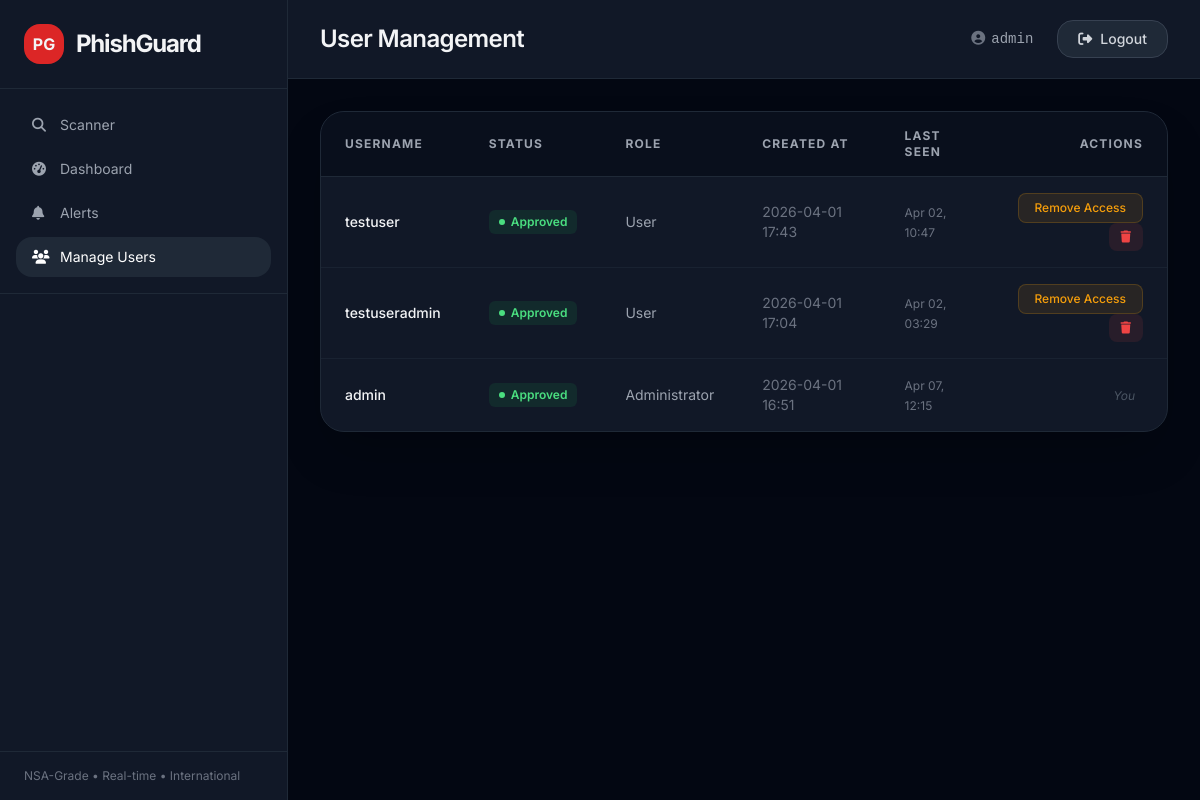
Before: /admin/users (signed in) with the older database file.
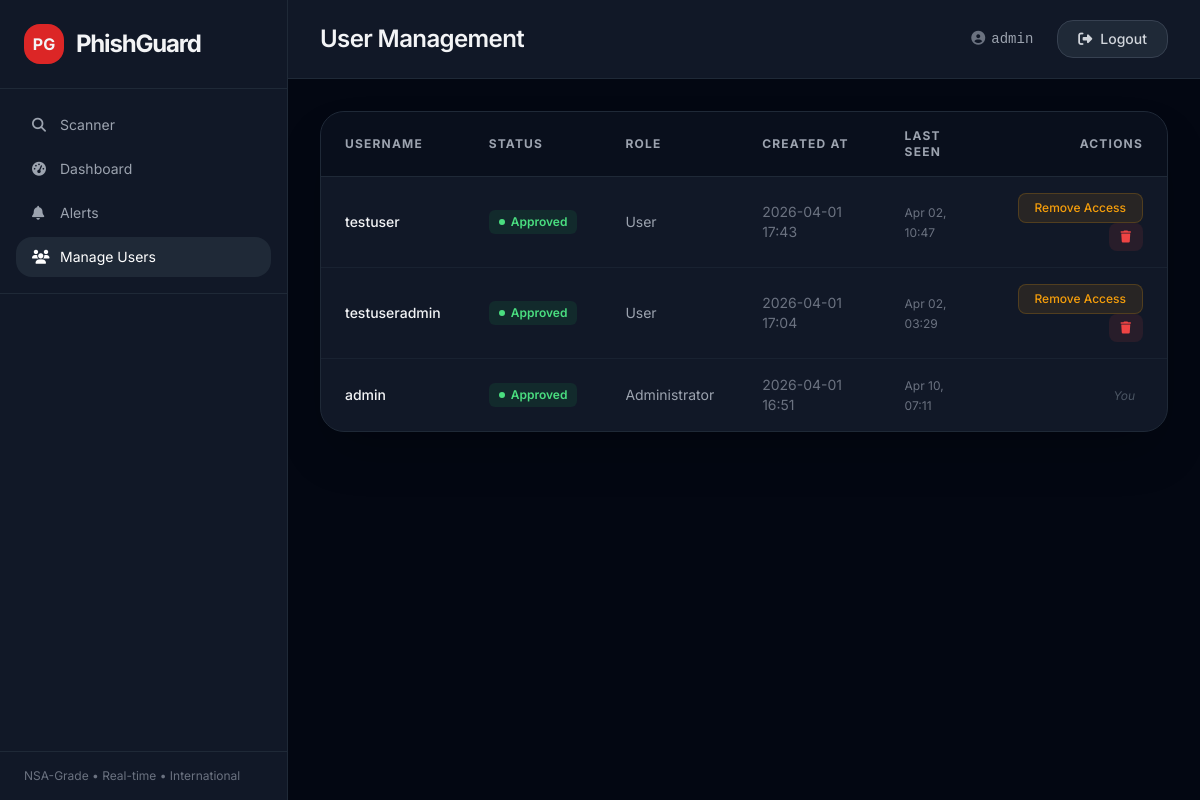
After: the same page with the newer database file.
### models.py (models this page shows)
class User(db.Model, UserMixin):
    id = db.Column(db.Integer, primary_key=True)
    username = db.Column(db.String(80), unique=True, nullable=False)
    password_hash = db.Column(db.String(255), nullable=False)
    is_approved = db.Column(db.Boolean, default=False)
    is_admin = db.Column(db.Boolean, default=False)
    created_at = db.Column(db.DateTime, default=datetime.utcnow)
    last_seen = db.Column(db.DateTime, default=datetime.utcnow)

### app.py (the view)
@app.route('/admin/users')
@login_required
def admin_users_page():
    if not current_user.is_admin:
        flash('Admin access required.', 'error')
        return redirect(url_for('dashboard'))
    from models import User
    users = User.query.order_by(User.created_at.desc()).all()
    now = datetime.utcnow()
    for u in users:
        u.is_online = u.last_seen and (now - u.last_seen).total_seconds() < 300
    return render_template('users.html', users=users)

### app.py (called while the page is built)
@login_manager.user_loader
def load_user(user_id):
    from models import User
    return db.session.get(User, int(user_id))

@event.listens_for(Engine, 'connect')
def set_sqlite_wal(dbapi_conn, connection_record):
    if isinstance(dbapi_conn, sqlite3.Connection):
        dbapi_conn.execute('PRAGMA journal_mode=WAL')
        dbapi_conn.execute('PRAGMA busy_timeout=10000')   # 10 000 ms

@app.before_request
def update_last_seen():
    if current_user.is_authenticated:
        current_user.last_seen = datetime.utcnow()
        db.session.commit()

@app.after_request
def add_header(response):
    response.headers['Cache-Control'] = 'no-store, no-cache, must-revalidate, max-age=0'
    response.headers['Pragma'] = 'no-cache'
    response.headers['Expires'] = '0'
    return response

### templates/users.html (shortened to what this page needs)
<!DOCTYPE html>
<html lang="en" class="dark">
<head>
    <script src="https://cdn.tailwindcss.com"></script>
    <link rel="stylesheet" href="https://cdnjs.cloudflare.com/ajax/libs/font-awesome/6.5.1/css/all.min.css">
</head>
<body class="bg-gray-950 text-gray-100 min-h-screen">
<div class="flex h-screen overflow-hidden">
    <aside class="w-72 bg-gray-900 border-r border-gray-800 flex flex-col flex-shrink-0">
        <div class="flex items-center gap-3 px-6 py-6 border-b border-gray-800">
            <div class="w-10 h-10 bg-red-600 rounded-2xl flex items-center justify-center font-bold text-base">PG</div>
            <h1 class="text-2xl font-bold tracking-tighter">PhishGuard</h1>
        </div>
        <nav class="px-4 py-4 space-y-1 border-b border-gray-800">
            <a href="/" class="flex items-center gap-3 px-4 py-2.5 rounded-2xl text-gray-400 hover:bg-gray-800 hover:text-white text-sm transition">
                <i class="fas fa-search w-4"></i> Scanner
            </a>
            <a href="/dashboard" class="flex items-center gap-3 px-4 py-2.5 rounded-2xl text-gray-400 hover:bg-gray-800 hover:text-white text-sm transition">
                <i class="fas fa-tachometer-alt w-4"></i> Dashboard
            </a>
            <a href="/alerts" class="flex items-center gap-3 px-4 py-2.5 rounded-2xl text-gray-400 hover:bg-gray-800 hover:text-white text-sm transition">
                <i class="fas fa-bell w-4"></i> Alerts
            </a>
            <a href="/admin/users" class="flex items-center gap-3 px-4 py-2.5 rounded-2xl bg-gray-800 text-white text-sm">
                <i class="fas fa-users w-4"></i> Manage Users
            </a>
        </nav>
        <div class="flex-1 flex flex-col min-h-0 px-4 py-4"></div>
        <div class="px-6 py-4 border-t border-gray-800 text-xs text-gray-500">
            NSA-Grade • Real-time • International
        </div>
    </aside>
    <div class="flex-1 flex flex-col overflow-hidden">
        <header class="bg-gray-900 border-b border-gray-800 px-8 py-5 flex items-center justify-between flex-shrink-0">
            <div class="flex items-center gap-3 min-w-0">
                <h2 class="text-2xl font-semibold tracking-tight truncate">
                    User Management
                </h2>
            </div>
            <div class="flex items-center gap-3">
                <span class="text-gray-400 font-mono text-sm pl-2 pr-1"><i class="fas fa-user-circle text-gray-500 mr-1.5"></i>{{ current_user.username }}</span>
                <a href="/logout"
                    class="bg-gray-800 text-gray-300 hover:bg-red-500/20 hover:text-red-400 border border-gray-700 hover:border-red-500/40 px-5 py-2 rounded-2xl text-sm font-medium flex items-center gap-2 transition ml-2">
                    <i class="fas fa-sign-out-alt"></i> Logout
                </a>
            </div>
        </header>
        <div class="flex-1 overflow-y-auto px-8 py-8 relative">
            <div class="bg-gray-900 rounded-3xl border border-gray-800 overflow-hidden shadow-2xl">
                <table class="w-full text-left border-collapse">
                    <thead>
                        <tr class="bg-gray-950/50 border-b border-gray-800 text-xs font-semibold text-gray-400 uppercase tracking-widest">
                            <th class="px-6 py-4">Username</th>
                            <th class="px-6 py-4">Status</th>
                            <th class="px-6 py-4">Role</th>
                            <th class="px-6 py-4">Created At</th>
                            <th class="px-6 py-4">Last Seen</th>
                            <th class="px-6 py-4 text-right">Actions</th>
                        </tr>
                    </thead>
                    <tbody class="divide-y divide-gray-800/60 text-sm">
                        {% for user in users %}
                        <tr class="hover:bg-gray-800/30 transition">
                            <td class="px-6 py-4 font-medium">{{ user.username }}</td>
                            <td class="px-6 py-4">
                                {% if user.is_approved %}
                                    <span class="inline-flex items-center gap-1.5 px-2.5 py-1 rounded-md bg-green-500/10 text-green-400 text-xs font-semibold">
                                        <div class="w-1.5 h-1.5 rounded-full bg-green-400"></div> Approved
                                    </span>
                                {% else %}
                                    <span class="inline-flex items-center gap-1.5 px-2.5 py-1 rounded-md bg-amber-500/10 text-amber-400 text-xs font-semibold">
                                        <div class="w-1.5 h-1.5 rounded-full bg-amber-400"></div> Pending
                                    </span>
                                {% endif %}
                            </td>
                            <td class="px-6 py-4 text-gray-400">
                                {% if user.is_admin %} Administrator {% else %} User {% endif %}
                            </td>
                            <td class="px-6 py-4 text-gray-500">{{ user.created_at.strftime('%Y-%m-%d %H:%M') }}</td>
                            <td class="px-6 py-4">
                                {% if user.is_online %}
                                    <span class="inline-flex items-center gap-1.5 px-2.5 py-1 rounded-md bg-green-500/10 text-green-400 text-xs font-semibold">
                                        <div class="w-1.5 h-1.5 rounded-full bg-green-400 animate-pulse"></div> Online
                                    </span>
                                {% else %}
                                    <span class="text-gray-500 text-xs">{{ user.last_seen.strftime('%b %d, %H:%M') if user.last_seen else 'Never' }}</span>
                                {% endif %}
                            </td>
                            <td class="px-6 py-4 text-right space-x-2">
                                {% if current_user.id != user.id %}
                                    {% if not user.is_approved %}
                                    <button onclick="approveUser({{ user.id }})" id="btn-approve-{{ user.id }}" class="bg-emerald-600 hover:bg-emerald-500 text-white px-4 py-1.5 rounded-lg text-xs font-medium transition">
                                        Approve Access
                                    </button>
                                    {% else %}
                                    <button onclick="revokeUser({{ user.id }})" id="btn-revoke-{{ user.id }}" class="bg-amber-500/10 hover:bg-amber-500/20 text-amber-500 hover:text-amber-400 border border-amber-500/20 px-4 py-1.5 rounded-lg text-xs font-medium transition">
                                        Remove Access
                                    </button>
                                    {% endif %}
                                    <button onclick="deleteUser({{ user.id }})" id="btn-delete-{{ user.id }}" class="bg-red-500/10 hover:bg-red-600 text-red-500 hover:text-white px-3 py-1.5 rounded-lg text-xs font-medium transition" title="Delete User">
                                        <i class="fas fa-trash"></i>
                                    </button>
                                {% else %}
                                    <span class="text-gray-600 italic text-xs mr-2">You</span>
                                {% endif %}
                            </td>
                        </tr>
                        {% endfor %}
                    </tbody>
                </table>
            </div>
        </div>
    </div>
</div>
</body>
</html>

### templates/users.html (style rules this page uses)
body { font-family: 'Inter', system-ui, sans-serif; }

Changed rows visible on the page:
changed User "admin": last_seen "Apr 07, 12:15" → "Apr 10, 07:11"
